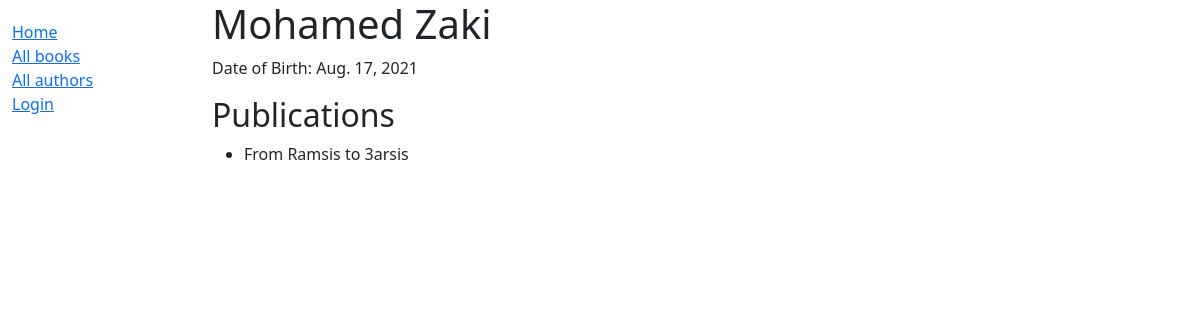
The app's page /catalog/authors/1, older data.
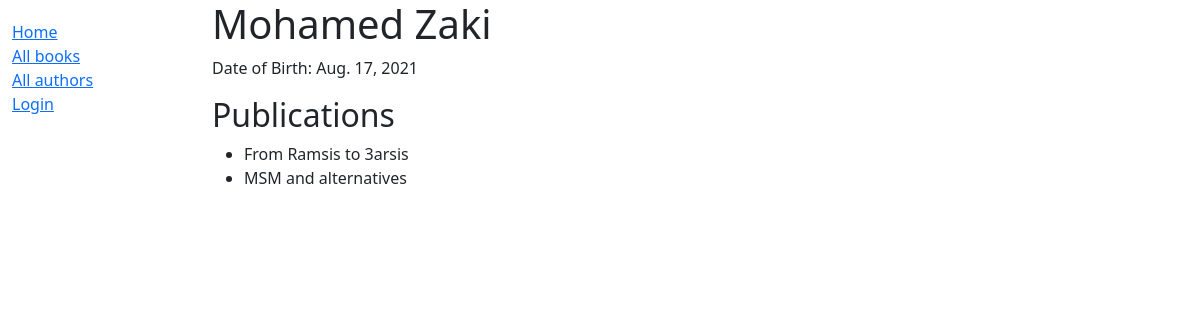
The same page, newer data.
### catalog/models.py (models this page shows, shortened)
class Book(models.Model):
    title = models.CharField(max_length=200)
    author = models.ForeignKey('Author', on_delete=models.RESTRICT, null=True)
    summary = models.TextField(
        max_length=1000, help_text="Enter a brief description of the book")
    isbn = models.CharField('ISBN', max_length=13,
                            unique=True,
                            help_text='13 Character <a href="https://www.isbn-international.org/content/what-isbn'
                                      '">ISBN number</a>')
    genre = models.ManyToManyField(
        Genre, help_text="Select a genre for this book")
    def display_genre(self):
        """Create a string for the Genre. This is required to display genre in Admin."""
        return ', '.join(genre.name for genre in self.genre.all()[:3])
    display_genre.short_description = "Genre"

### catalog/views.py (the view)
# urls.py: path('authors/<int:id>', views.author_detail_view, name="author-detail"),
def author_detail_view(request, id):
    try:
        author = Author.objects.get(pk=id)
    except Author.DoesNotExist:
        raise Http404("Author does not exist")
    return render(request, 'author_detail.html', context={'author': author})

### catalog/templates/author_detail.html (shortened to what this page needs)
{% extends "base_generic.html" %}
{% block content %}
    <h1> {{author.first_name}} {{author.last_name}} </h1>
    <p>Date of Birth: {{author.date_of_birth}}</p>
    <h2>Publications</h2>
    {% if author.book_set.all.count != 0 %}
        <ul>
            {% for book in author.book_set.all %}
                <li>{{book.title}}</li>
            {% endfor %}
        </ul>
    {% else %}
        <p> No publications yet</p>
    {% endif %}
{% endblock content %}

Row changes from the older to the newer data that the page shows:
added Book: title "MSM and alternatives"
